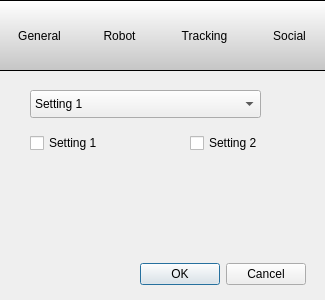
<?xml version="1.0" encoding="UTF-8"?>
<ui version="4.0">
 <class>Dialog</class>
 <widget class="QDialog" name="Dialog">
  <property name="geometry">
   <rect>
    <x>0</x>
    <y>0</y>
    <width>325</width>
    <height>300</height>
   </rect>
  </property>
  <property name="windowTitle">
   <string>Dialog</string>
  </property>
  <property name="styleSheet">
   <string notr="true"/>
  </property>
  <widget class="QDialogButtonBox" name="buttonBox">
   <property name="geometry">
    <rect>
     <x>140</x>
     <y>260</y>
     <width>166</width>
     <height>28</height>
    </rect>
   </property>
   <property name="standardButtons">
    <set>QDialogButtonBox::Cancel|QDialogButtonBox::Ok</set>
   </property>
  </widget>
  <widget class="QFrame" name="frame">
   <property name="geometry">
    <rect>
     <x>-1</x>
     <y>0</y>
     <width>401</width>
     <height>71</height>
    </rect>
   </property>
   <property name="styleSheet">
    <string notr="true">QFrame{

background-color: qlineargradient(spread:pad, x1:1, y1:1, x2:1, y2:0, stop:0 rgba(197, 197, 197, 255), stop:1 rgba(255, 255, 255, 255));

}

QToolButton{

background-color: transparent;
border:none

}

QToolButton:checked, QToolButton:pressed{

background-color: rgb(193, 213, 238);

}

QToolButton:hover{

background-color: rgb(224, 232, 246);

}</string>
   </property>
   <property name="frameShape">
    <enum>QFrame::StyledPanel</enum>
   </property>
   <property name="frameShadow">
    <enum>QFrame::Raised</enum>
   </property>
   <widget class="QToolButton" name="toolButton">
    <property name="geometry">
     <rect>
      <x>10</x>
      <y>10</y>
      <width>61</width>
      <height>51</height>
     </rect>
    </property>
    <property name="text">
     <string>General</string>
    </property>
    <property name="checkable">
     <bool>true</bool>
    </property>
    <property name="autoExclusive">
     <bool>true</bool>
    </property>
    <property name="toolButtonStyle">
     <enum>Qt::ToolButtonTextOnly</enum>
    </property>
   </widget>
   <widget class="QToolButton" name="toolButton_2">
    <property name="geometry">
     <rect>
      <x>90</x>
      <y>10</y>
      <width>61</width>
      <height>51</height>
     </rect>
    </property>
    <property name="text">
     <string>Robot</string>
    </property>
    <property name="checkable">
     <bool>true</bool>
    </property>
    <property name="autoExclusive">
     <bool>true</bool>
    </property>
   </widget>
   <widget class="QToolButton" name="toolButton_3">
    <property name="geometry">
     <rect>
      <x>170</x>
      <y>10</y>
      <width>71</width>
      <height>51</height>
     </rect>
    </property>
    <property name="text">
     <string>Tracking</string>
    </property>
    <property name="checkable">
     <bool>true</bool>
    </property>
    <property name="autoExclusive">
     <bool>true</bool>
    </property>
   </widget>
   <widget class="QToolButton" name="toolButton_4">
    <property name="geometry">
     <rect>
      <x>260</x>
      <y>10</y>
      <width>61</width>
      <height>51</height>
     </rect>
    </property>
    <property name="text">
     <string>Social</string>
    </property>
    <property name="checkable">
     <bool>true</bool>
    </property>
    <property name="autoExclusive">
     <bool>true</bool>
    </property>
   </widget>
  </widget>
  <widget class="QStackedWidget" name="stackedWidget">
   <property name="geometry">
    <rect>
     <x>0</x>
     <y>80</y>
     <width>301</width>
     <height>161</height>
    </rect>
   </property>
   <property name="currentIndex">
    <number>2</number>
   </property>
   <widget class="QWidget" name="page_3"/>
   <widget class="QWidget" name="page_4"/>
   <widget class="QWidget" name="page">
    <widget class="QCheckBox" name="checkBox">
     <property name="geometry">
      <rect>
       <x>30</x>
       <y>50</y>
       <width>90</width>
       <height>26</height>
      </rect>
     </property>
     <property name="text">
      <string>Setting 1</string>
     </property>
    </widget>
    <widget class="QCheckBox" name="checkBox_2">
     <property name="geometry">
      <rect>
       <x>190</x>
       <y>50</y>
       <width>90</width>
       <height>26</height>
      </rect>
     </property>
     <property name="text">
      <string>Setting 2</string>
     </property>
    </widget>
    <widget class="QComboBox" name="comboBox">
     <property name="geometry">
      <rect>
       <x>30</x>
       <y>10</y>
       <width>231</width>
       <height>28</height>
      </rect>
     </property>
     <item>
      <property name="text">
       <string>Setting 1</string>
      </property>
     </item>
     <item>
      <property name="text">
       <string>Setting 2</string>
      </property>
     </item>
    </widget>
   </widget>
   <widget class="QWidget" name="page_2"/>
  </widget>
 </widget>
 <resources/>
 <connections/>
</ui>
